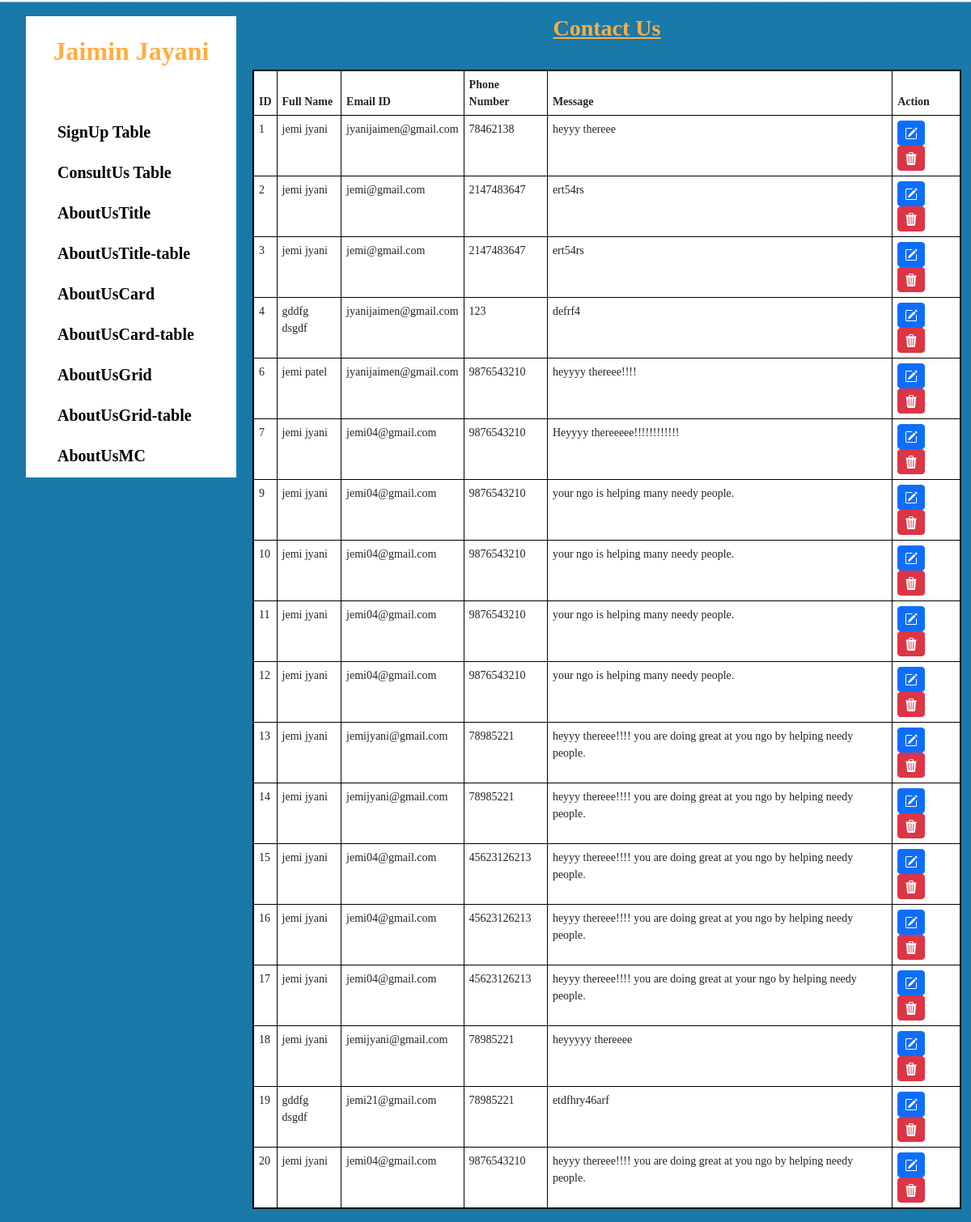
The page /admin/ContactUs.php (signed in) on the database its author committed.
### tables this page shows
CREATE TABLE `user` (
  `id` int(255) NOT NULL,
  `name` varchar(255) NOT NULL,
  `email` varchar(255) NOT NULL,
  `password` varchar(255) NOT NULL
);

CREATE TABLE `contactus` (
  `id` int(255) NOT NULL,
  `full_name` varchar(255) NOT NULL,
  `phone_no` varchar(255) NOT NULL,
  `email` varchar(255) NOT NULL,
  `message` varchar(255) NOT NULL,
  `date` varchar(255) NOT NULL DEFAULT current_timestamp()
);

### admin/ContactUs.php (the view, shortened to what this page needs)
<?php
include 'include/header.php';
include 'include/conn.php';
    $id = $full_name = $phone_no = $email = $message = "";
    $edit = false;
?>
<div class="wrapper">
    <div class="container-fluid">
        <div class="row">
            <div class="col-xl-3 col-lg-4 col-md-4">
                <div class="menu">
                    <?php include 'include/sidebar.php' ?>
                </div>
            </div>
            <div class="col-xl-9 col-lg-8 col-md-8">
                <div class="row mt-2">
                    <div class="col-md-12">
                        <h1 class="title mb-4"><u><?php echo $edit ? "Edit Contact Us" : "Contact Us"; ?></u></h1>
                    </div>
                </div>
                <?php if ($edit): ?>
                    <div class="card">
                        <div class="card-header bg-primary text-white">Edit Contact Us</div>
                        <div class="card-body">
                            <form method="post" enctype="multipart/form-data">
                                <input type="hidden" name="id" value="<?php echo $id; ?>">
                                <div class="form-group">
                                    <label>Full Name</label>
                                    <input type="text" name="full_name" class="form-control" value="<?php echo $_POST['full_name']; ?>" required>
                                </div>
                                <div class="form-group">
                                    <label>Email ID</label>
                                    <input type="email" name="email" class="form-control" value="<?php echo $_POST['email']; ?>" required>
                                </div>
                                <div class="form-group">
                                    <label>Phone Number</label>
                                    <input type="text" name="phone_no" class="form-control" value="<?php echo $_POST['phone_no']; ?>" required>
                                </div>
                                <div class="form-group">
                                    <label>Message</label>
                                    <input type="text" name="message" class="form-control" value="<?php echo $_POST['message']; ?>" required>
                                </div>
                                <button type="submit" name="update" class="mybtnn"><span>Update</span></button>
                                <button class="cancelbtn"><a href="ContactUs.php" style="text-decoration: none;"><span>Cancel</span></a></button>
                            </form>
                        </div>
                    </div>
                <?php else: ?>
                    <div class="row">
                        <div class="col-lg-12">
                            <div class="table-responsive">
                                <?php
                                $sql = "SELECT id, full_name, email, phone_no, message FROM contactus";
                                $result = $conn->query($sql);
                                if ($result->num_rows > 0) {
                                    echo '<table class="table table-bordered table-hover">
                                        <thead class="thead-dark">
                                            <tr>
                                                <th>ID</th>
                                                <th>Full Name</th>
                                                <th>Email ID</th>
                                                <th>Phone Number</th>
                                                <th>Message</th>
                                                <th>Action</th>
                                            </tr>
                                        </thead>
                                        <tbody>';
                                    while ($row = $result->fetch_assoc()) {
                                        echo "<tr>
                                            <td>{$row['id']}</td>
                                            <td>{$row['full_name']}</td>
                                            <td>{$row['email']}</td>
                                            <td>{$row['phone_no']}</td>
                                            <td>{$row['message']}</td>
                                            <td>
                                                <form method='post'>
                                                    <input type='hidden' name='id' value='{$row['id']}'>
                                                    <input type='hidden' name='full_name' value='{$row['full_name']}'>
                                                    <input type='hidden' name='email' value='{$row['email']}'>
                                                    <input type='hidden' name='phone_no' value='{$row['phone_no']}'>
                                                    <input type='hidden' name='message' value='{$row['message']}'>
                                                    <button type='submit' name='edit' class='btn btn-primary btn-sm'>
                                                    </button>
                                                    <button type='submit' name='delete' class='btn btn-danger btn-sm' onclick='return confirm(\"Are you sure?\")'>
                                                    </button>
                                                </form>
                                            </td>
                                        </tr>";
                                    }
                                    echo '</tbody></table>';
                                } else {
                                    echo '<div class="alert alert-warning">No records found!</div>';
                                }
                                ?>
                            </div>
                        </div>
                    </div>
                <?php endif; ?>
            </div>
        </div>
    </div>
</div>
<?php include 'include/footer.php'; ?>

### admin/include/sidebar.php (shortened to what this page needs)
<?php include 'conn.php' ?>
<?php
   $email = $_SESSION['adminemail'];
   $sql1 = "SELECT name FROM user WHERE email = ?";
   $stmt = $conn->prepare($sql1);
   $stmt->bind_param("s",
    $email);
   $stmt->execute();
   $result = $stmt->get_result();
   ?>
<nav class="sidebar " style="background-color: white;" id="sidebar">
  <div class="p-4">
    <h2 class="text-center" style="font-weight: bold; color: #fdae44">
    <?php
      if ($row = $result->fetch_assoc()) {
        echo ($row["name"]);
    }
    ?>
    </h2>
  </div>
  <div class="p-4">
    <ul class="nav flex-column">
      <li class="nav-item">
        <a class="nav-link" href="Signup.php">SignUp Table</a>
      </li>
      <li class="nav-item">
        <a class="nav-link " href="ConsultUs.php">ConsultUs Table</a>
      </li>
      <li class="nav-item">
        <a class="nav-link " href="AboutTitle-form.php">AboutUsTitle</a>
      </li>
      <li class="nav-item">
        <a class="nav-link " href="AboutTitle-table.php">AboutUsTitle-table</a>
      </li>
      <li class="nav-item">
        <a class="nav-link " href="AboutCard-form.php">AboutUsCard</a>
      </li>
      <li class="nav-item">
        <a class="nav-link " href="AboutCard-table.php">AboutUsCard-table</a>
      </li>
      <li class="nav-item">
        <a class="nav-link " href="AboutGrid-form.php">AboutUsGrid</a>
      </li>
      <li class="nav-item">
        <a class="nav-link " href="AboutGrid-table.php">AboutUsGrid-table</a>
      </li>
      <li class="nav-item">
        <a class="nav-link " href="AboutMC-form.php">AboutUsMC</a>
      </li>
      <li class="nav-item">
        <a class="nav-link " href="AboutMC-table.php">AboutUsMC-table</a>
      </li>
    </ul>
  </div>
</nav>

### admin/mainstyle.css (style rules this page uses)
.background { font-family: 'Playfair Display SC', serif; background-image: url('Images/background.jpg'); background-size: cover; background-position: center; background-repeat: no-repeat; background-attachment: fixed; }
.sidebar { width: 260px; height: 570px; overflow-y: auto; }
.menu { display: block; width: 100%; padding: 20px; }
.menu ul { padding: 0; margin: 0; list-style-type: none; }
.menu ul li a { display: block; font-size: 20px; color: #000; font-weight: bold; padding: 10px 15px; text-decoration: none; }
.title { text-align: center; color: #fdae44; display: block; font-size: 28px; font-weight: 700; padding: 10px 15px; }
.table { border: 2px solid #000; }
.table tr th, .table tr td { font-size: 14px; padding: 6px 6px; }

### rows shown on the page
user: name "Jaimin Jayani"
contactus: id "1", full_name "jemi jyani", email "jyanijaimen@gmail.com", phone_no "78462138", message "heyyy thereee"
contactus: id "2", full_name "jemi jyani", email "jemi@gmail.com", phone_no "2147483647", message "ert54rs"
contactus: id "3", full_name "jemi jyani", email "jemi@gmail.com", phone_no "2147483647", message "ert54rs"
contactus: id "4", full_name "gddfg dsgdf", email "jyanijaimen@gmail.com", phone_no "123", message "defrf4"
contactus: id "6", full_name "jemi patel", email "jyanijaimen@gmail.com", phone_no "9876543210", message "heyyyy thereee!!!!"
contactus: id "7", full_name "jemi jyani", email "jemi04@gmail.com", phone_no "9876543210", message "Heyyyy thereeeee!!!!!!!!!!!!"
contactus: id "9", full_name "jemi jyani", email "jemi04@gmail.com", phone_no "9876543210", message "your ngo is helping many needy people."
contactus: id "10", full_name "jemi jyani", email "jemi04@gmail.com", phone_no "9876543210", message "your ngo is helping many needy people."
contactus: id "11", full_name "jemi jyani", email "jemi04@gmail.com", phone_no "9876543210", message "your ngo is helping many needy people."
contactus: id "12", full_name "jemi jyani", email "jemi04@gmail.com", phone_no "9876543210", message "your ngo is helping many needy people."
contactus: id "13", full_name "jemi jyani", email "jemijyani@gmail.com", phone_no "78985221", message "heyyy thereee!!!! you are doing great at you ngo by helping needy people."
contactus: id "14", full_name "jemi jyani", email "jemijyani@gmail.com", phone_no "78985221", message "heyyy thereee!!!! you are doing great at you ngo by helping needy people."
contactus: id "15", full_name "jemi jyani", email "jemi04@gmail.com", phone_no "45623126213", message "heyyy thereee!!!! you are doing great at you ngo by helping needy people."
contactus: id "16", full_name "jemi jyani", email "jemi04@gmail.com", phone_no "45623126213", message "heyyy thereee!!!! you are doing great at you ngo by helping needy people."
contactus: id "17", full_name "jemi jyani", email "jemi04@gmail.com", phone_no "45623126213", message "heyyy thereee!!!! you are doing great at your ngo by helping needy people."
contactus: id "18", full_name "jemi jyani", email "jemijyani@gmail.com", phone_no "78985221", message "heyyyyy thereeee"
contactus: id "19", full_name "gddfg dsgdf", email "jemi21@gmail.com", phone_no "78985221", message "etdfhry46arf"
contactus: id "20", full_name "jemi jyani", email "jemi04@gmail.com", phone_no "9876543210", message "heyyy thereee!!!! you are doing great at you ngo by helping needy people."
